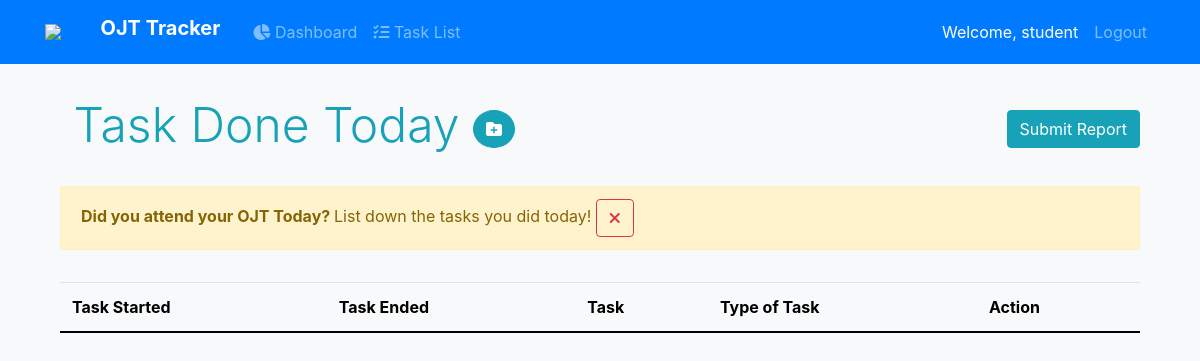
The app's page /task (signed in), older data.
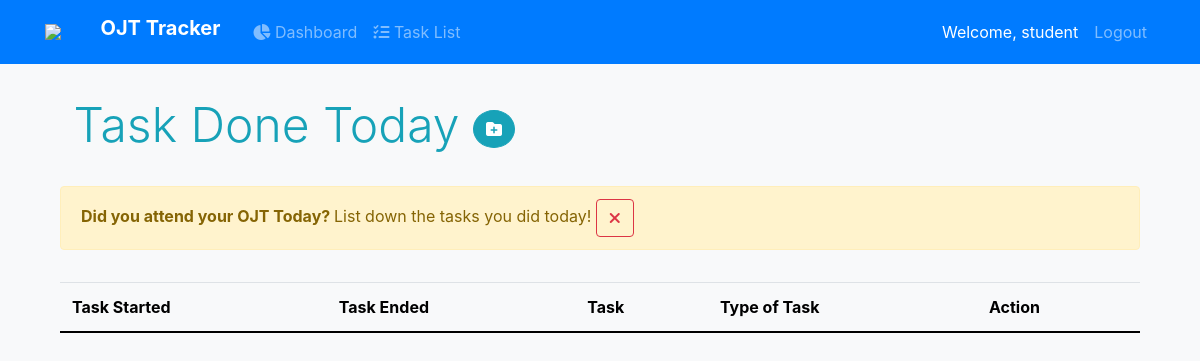
The same page, newer data.
### blog/views.py (the view)
# urls.py: path('task', views.task, name='blog_about'),
@login_required
def task(request):
    if request.user.is_student:
        task_type = [
            'Essential',
            'Non-Essential'
        ]
        error = 'Invalid Date'
        username = request.user.username
        user = CustomUser.objects.get(username=username)
        task_list = TaskList.objects.filter(
            user=user, is_send=False, date_created=datetime.now())
        if request.method =='POST':
            print(request.POST['start_time'])
            print(request.POST['end_time'])
            if request.POST['start_time'] < request.POST['end_time']:
                task = TaskList.objects.create(
                    user=user,
                    start_time=request.POST['start_time'],
                    task=request.POST['task'],
                    end_time=request.POST['end_time'],
                    task_type=request.POST['task_type']
                )
                return redirect('/task')
            else:
                print('Hereee')
                return render(request, 'blog/about.html', {
                    'task_list':task_list,
                    'task_type': task_type,
                })
        else:
            return render(request, 'blog/about.html', {
                'task_list':task_list,
                'task_type': task_type,
            })
    else:
        if request.user.is_teacher:
            return redirect('instructor-home/')
        if request.user.is_employee:
            return redirect('employee-home/')

### blog/templates/blog/about.html (shortened to what this page needs)
 {%extends "blog/base.html"%}
{%block content%}
<head>
</head>
<body class="bg-light mt-5">
<div class="container mt-5">
<h3 class="display-5 text-info"><img src="http://www.neu.edu.ph/ccs/wp-content/uploads/2017/04/cropped-ccslogo.png" alt="" style="width:4%">
                        Task Done Today
<button class="btn btn-info rounded-circle" data-toggle="modal" data-target="#exampleModal">
 <i class="fas fa-folder-plus"></i>
</button>
{% if not request.user.is_send %}
  <form action="{% url 'submit_report' %}" method="POST" class="float-right">
    <button class="btn btn-info bg-steel">Submit Report</button>
  </form>
{% endif %}
</h3>
<table class="table table-hover table-light" style="margin-top:3%">
  <thead>
    <tr>
      <th scope="col">Task Started</th>
      <th scope="col">Task Ended</th>
      <th scope="col">Task </th>
      <th scope="col">Type of Task</th>
      <th scope="col">Action</th>
    </tr>
  </thead>
  <tbody>
   {%for task in task_list %}
    <tr>
      <td>{{task.start_time}}</td>
      <td>{{task.end_time}}</td>
      <td>{{task.task}}</td>
      <td>{{task.task_type}}</td>
      <td>
      <form action="{% url 'delete_list_item'  task.id %}" method="POST" class="float d-inline">
          {%csrf_token%}
          <button type="submit" class="btn">
              <i class="far fa-trash-alt fa-lg text-danger float-right"></i>
          </button>
      </form>
      </td>
    </tr>
    {% empty %}
<div class="alert alert-warning alert-dismissible fade show" role="alert" style="margin-top:3%">
  <strong> Did you attend your OJT Today?  </strong> List down the tasks you did today!
  <button type="button" class= "btn btn-outline-danger" data-dismiss="alert" aria-label="Close"><i class="fas fa-times "></i></button>
</div>
    {% endfor %}
  </tbody>
</table>
</div>
</body>
{% endblock content %}

Row changes from the older to the newer data that the page shows:
changed CustomUser "student": is_send False → True (drawn)
Text that changed along with them:
text no longer shown: "Submit Report"
